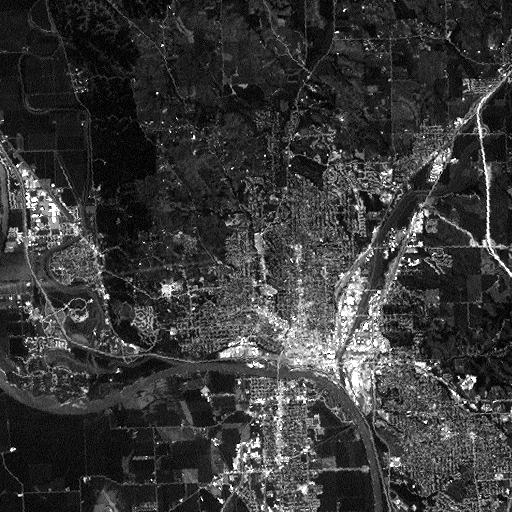
#> input picture data/iowa/iowa-band1.tif, 512 x 512 px; the run also reads 2 pictures not shown here
$ python pa4.py
#> lines starting #> are read from the running program, lines starting #| are printed output that depends on the picture
from builtins import print
from scipy import ndimage
import numpy as np
from skimage.segmentation import slic
from skimage.segmentation import mark_boundaries
from skimage.util import img_as_float
from math import pi, sqrt, exp
from sklearn.cluster import KMeans
import matplotlib.pyplot as plt
import cv2
import os
from PIL import  Image


def part1(blue, green, red, name):
    image = cv2.merge((blue, green, red))  # merge channels into one BGR image
    #show image on the screen and save to disk
    cv2.imshow('im', image)
    cv2.imwrite("part1/merged" + name + ".jpg", image)
    cv2.waitKey(0)
    seg = 25
    cluster = 8
    #Seperating into the superpixels
    segments = slic(img_as_float(image), n_segments=seg, compactness=28, sigma=2.0, enforce_connectivity=True)
    #creating segmented image according to the color means of the segments
    out = np.zeros_like(image)
    for segment in np.unique(segments):
        indices = np.nonzero(segments == segment)
        out[indices] = np.mean(image[indices], axis=0)

    plt.imshow(out)
    plt.savefig('part1/' + name + 'colored' + str(cluster) + '_' + str(seg) + '.png')
    plt.show()
    #k means clustering algorithm
    out = out.reshape(-1, 3)
    kmeans = KMeans(n_clusters=cluster).fit(out)
    #revisualiziton of the clustered image
    segmented_img = kmeans.cluster_centers_[kmeans.labels_]
    segmented_img = segmented_img.reshape(image.shape)
    #showing the result and saving to the disk
    plt.figure()
    plt.imshow(segmented_img.astype(np.uint8))
    plt.savefig('part1/' + name + str(cluster) + '_' + str(seg) + '.png')
    plt.show()
    #showing the superpixel representation and saving it to the disk
    fig = plt.figure("Superpixels")
    ax = fig.add_subplot(1, 1, 1)
    ax.imshow(mark_boundaries(img_as_float(cv2.cvtColor(image, cv2.COLOR_BGR2RGB)), segments))
    plt.savefig('part1/superpixel' + name + '100.png')
    plt.axis("off")
    plt.show()

    return


def part2():


    return


def bonus():

    return


def main():
    try:
        if not os.path.exists("part1/"):
            os.makedirs("part1/")
    except OSError:
        print('Error: Creating directory. ')

    # Reading the images
    Blue = cv2.imread("data/iowa/iowa-band1.tif", 0)
#> Blue is the input picture: shape (512, 512); min 0, max 255, mean 56.7
    Green = cv2.imread("data/iowa/iowa-band2.tif", 0)
    Red = cv2.imread("data/iowa/iowa-band3.tif", 0)
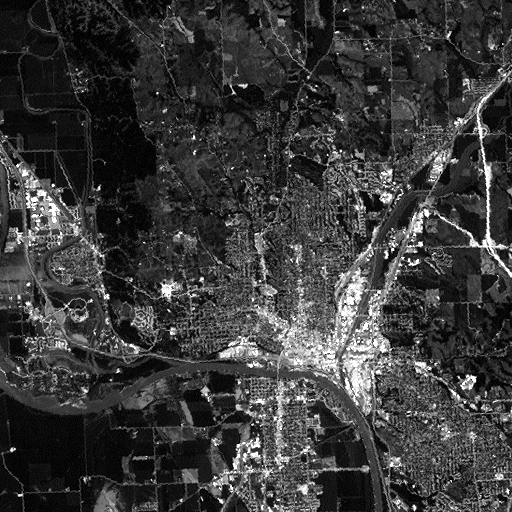
#> input picture data/iowa/iowa-band3.tif, 512 x 512 px
#> Red is the input picture: shape (512, 512); min 0, max 255, mean 58.3

    name = "iowa";

    part1(Blue, Green, Red, name)
#> in part1, `segments = slic(img_as_float(image), n_segments=seg, compactness=28, s..`:
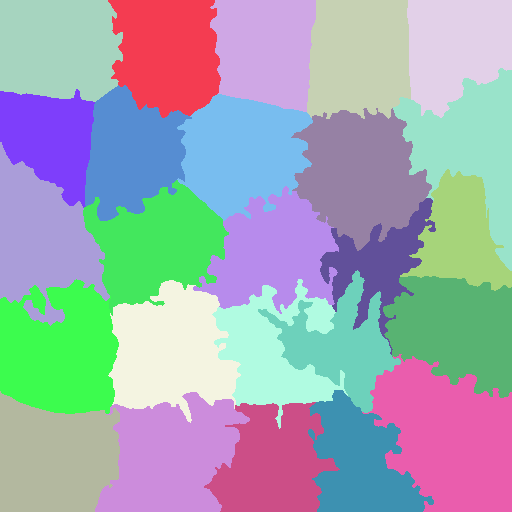
#> segments: shape (512, 512) int64; 25 distinct labels, from 1 to 25; one colour per label, 0 black
#> the loop in part1, `for segment in np.unique(segments):` made 25 passes
#> indices on passes 1 to 12: 11107 positions, rows 0 to 101, columns 0 to 122, 10594 positions, rows 0 to 117, columns 108 to 220, 9744 positions, rows 0 to 111, columns 210 to 315, 10963 positions, rows 0 to 118, columns 307 to 410, 9612 positions, rows 0 to 117, columns 407 to 511, 10851 positions, rows 68 to 270, columns 393 to 511, 9542 positions, rows 85 to 220, columns 85 to 191, 7579 positions, rows 89 to 207, columns 0 to 94, 11804 positions, rows 94 to 220, columns 177 to 312, 12763 positions, rows 108 to 250, columns 291 to 431, 11043 positions, rows 142 to 325, columns 0 to 109, 7210 positions, rows 169 to 290, columns 400 to 511
#> after the loop in part1, `for segment in np.unique(segments):`:
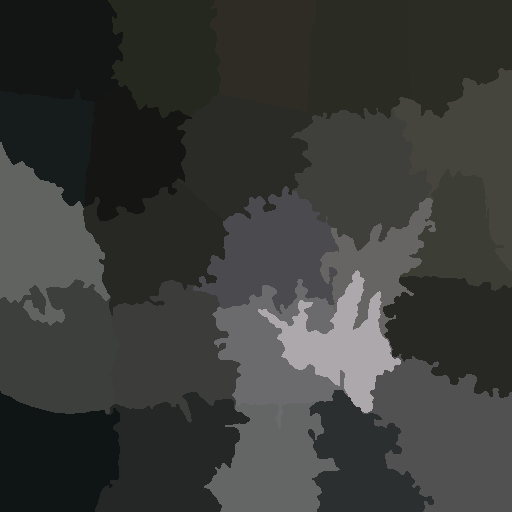
#> out: shape (512, 512, 3); mean of channels 0, 1, 2 56.3, 59, 57.8; drawn as B, G, R

    Blue = cv2.imread("data/owens_valley/owens_valley-band1.tif", 0)
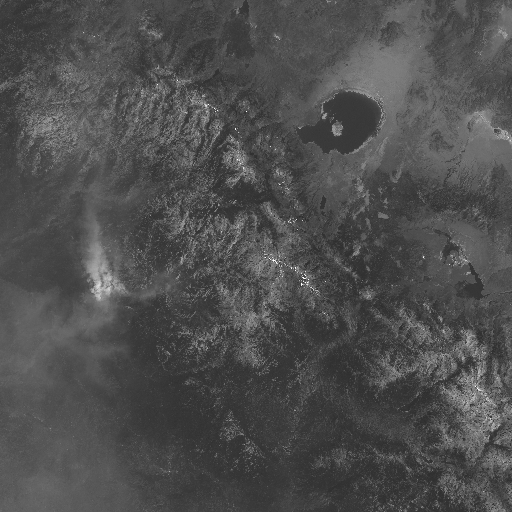
#> input picture data/owens_valley/owens_valley-band1.tif, 512 x 512 px
#> Blue is the input picture: shape (512, 512); min 44, max 255, mean 78.4
    Green = cv2.imread("data/owens_valley/owens_valley-band2.tif", 0)
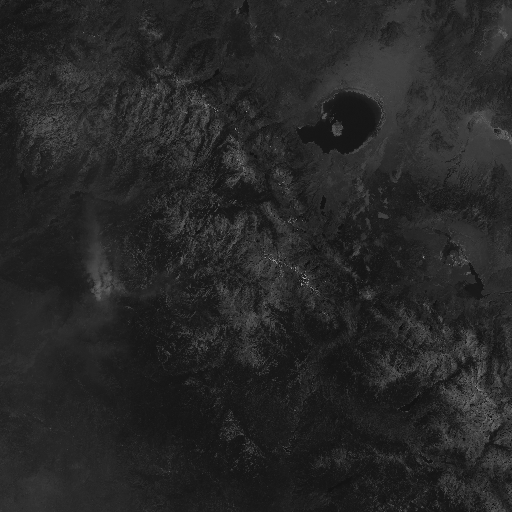
#> input picture data/owens_valley/owens_valley-band2.tif, 512 x 512 px
#> Green is the input picture: shape (512, 512); min 15, max 183, mean 38.7
    Red = cv2.imread("data/owens_valley/owens_valley-band3.tif", 0)

    name = "owens_valley";

    part1(Blue, Green, Red, name)
#> call 2 of part1, with name = 'owens_valley'
#> in part1 (call 2), `segments = slic(img_as_float(image), n_segments=seg, compactness=28, s..`:
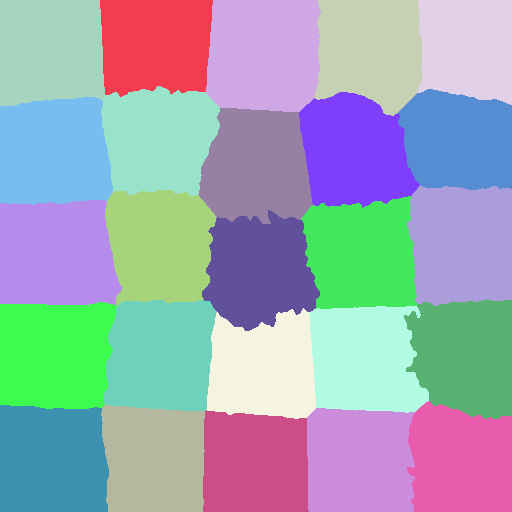
#> segments: shape (512, 512) int64; 25 distinct labels, from 1 to 25; one colour per label, 0 black
#> the loop in part1 (call 2), `for segment in np.unique(segments):` made 25 passes
#> indices on passes 1 to 12: 10329 positions, rows 0 to 105, columns 0 to 104, 9798 positions, rows 0 to 96, columns 100 to 212, 11785 positions, rows 0 to 111, columns 206 to 320, 10269 positions, rows 0 to 115, columns 314 to 422, 8797 positions, rows 0 to 104, columns 417 to 511, 10430 positions, rows 86 to 195, columns 101 to 219, 9697 positions, rows 89 to 189, columns 397 to 511, 10373 positions, rows 92 to 207, columns 299 to 419, 10889 positions, rows 97 to 204, columns 0 to 112, 10476 positions, rows 108 to 223, columns 198 to 312, 11340 positions, rows 185 to 305, columns 407 to 511, 10581 positions, rows 190 to 305, columns 105 to 216
#> in part1 (call 2), `plt.savefig('part1/superpixel' + name + '100.png')`:
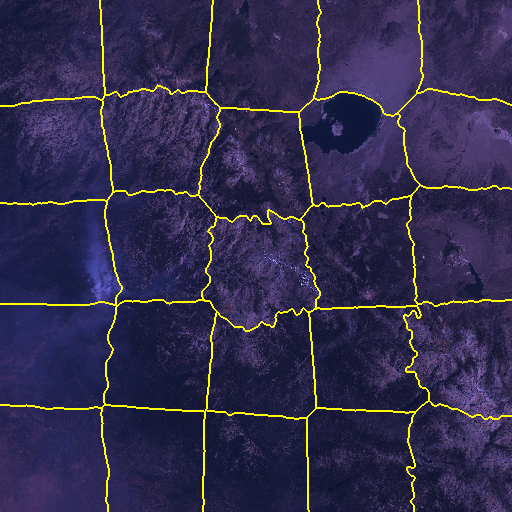
#> shown: shape (512, 512, 3) float64; mean R, G, B 0.196, 0.178, 0.298

    Blue = cv2.imread("data/salt_lake/salt_lake-band1.tif", 0)
    Green = cv2.imread("data/salt_lake/salt_lake-band2.tif", 0)
    Red = cv2.imread("data/salt_lake/salt_lake-band3.tif", 0)

    name = "salt_lake";

    part1(Blue, Green, Red, name)


    return


#> (the run stopped early here; a loop or call above may not have finished)
